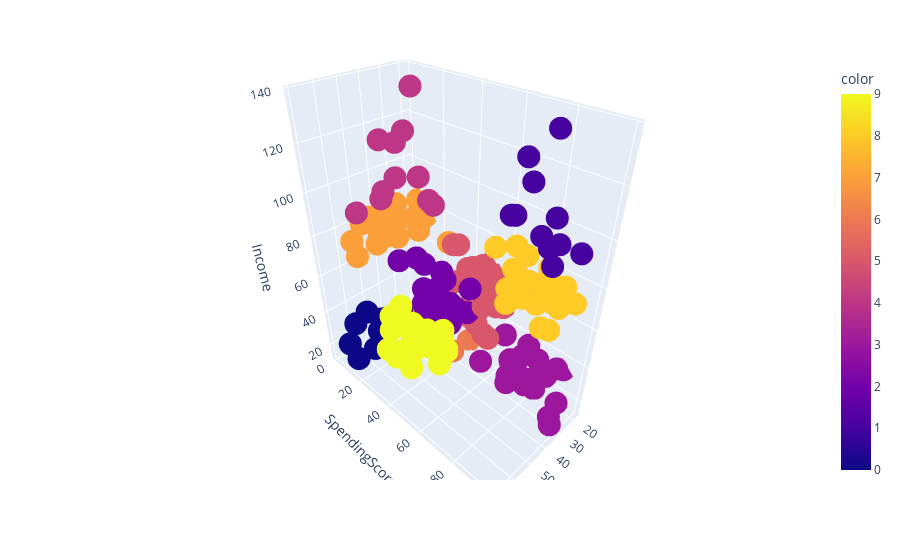

Notebook source saved alongside this figure:
### Markdown cell above
**Завдання 11** 

Зробити візуалізацію кластеризації методу К-середніх на вибраних Вами двох різних кількостях кластерів використовуючи [scatter_3d](https://plotly.com/python/3d-scatter-plots/).

### Code cell
px.scatter_3d(X, x='Age', y='SpendingScore', z='Income', color = kmeans.labels_)

### Figure 1 — Plotly figure (JSON) as saved in the notebook; plotly's stock layout.template omitted (floating-point values rounded to 4 significant figures; data arrays with more than 128 entries replaced by an {"elided": "..."} marker saying what was removed)
{"data": [{"hovertemplate": "Age=%{x}<br>SpendingScore=%{y}<br>Income=%{z}<br>color=%{marker.color}<extra></extra>", "legendgroup": "", "marker": {"color": {"elided": "200 int values"}, "coloraxis": "coloraxis", "symbol": "circle"}, "mode": "markers", "name": "", "scene": "scene", "showlegend": false, "type": "scatter3d", "x": {"elided": "200 int values"}, "y": {"elided": "200 int values"}, "z": {"elided": "200 int values"}}], "layout": {"coloraxis": {"colorbar": {"title": {"text": "color"}}, "colorscale": [[0, "#0d0887"], [0.1111, "#46039f"], [0.2222, "#7201a8"], [0.3333, "#9c179e"], [0.4444, "#bd3786"], [0.5556, "#d8576b"], [0.6667, "#ed7953"], [0.7778, "#fb9f3a"], [0.8889, "#fdca26"], [1, "#f0f921"]]}, "legend": {"tracegroupgap": 0}, "margin": {"t": 60}, "scene": {"domain": {"x": [0, 1], "y": [0, 1]}, "xaxis": {"title": {"text": "Age"}}, "yaxis": {"title": {"text": "SpendingScore"}}, "zaxis": {"title": {"text": "Income"}}}}}
